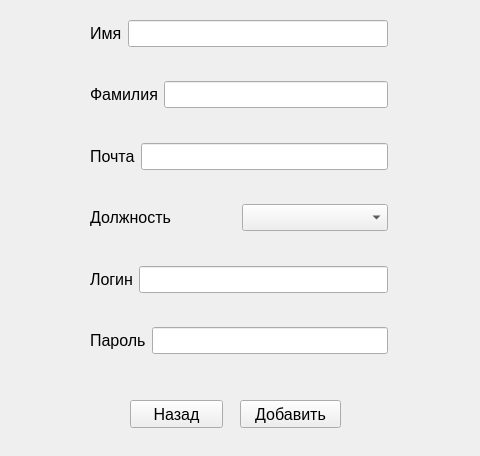
<?xml version="1.0" encoding="UTF-8"?>
<ui version="4.0">
 <class>adduser</class>
 <widget class="QWidget" name="adduser">
  <property name="geometry">
   <rect>
    <x>0</x>
    <y>0</y>
    <width>480</width>
    <height>456</height>
   </rect>
  </property>
  <property name="windowTitle">
   <string>Form</string>
  </property>
  <widget class="QPushButton" name="add">
   <property name="geometry">
    <rect>
     <x>240</x>
     <y>400</y>
     <width>101</width>
     <height>28</height>
    </rect>
   </property>
   <property name="font">
    <font>
     <pointsize>12</pointsize>
    </font>
   </property>
   <property name="text">
    <string>Добавить</string>
   </property>
  </widget>
  <widget class="QPushButton" name="back">
   <property name="geometry">
    <rect>
     <x>130</x>
     <y>400</y>
     <width>93</width>
     <height>28</height>
    </rect>
   </property>
   <property name="font">
    <font>
     <pointsize>12</pointsize>
    </font>
   </property>
   <property name="text">
    <string>Назад</string>
   </property>
  </widget>
  <widget class="QWidget" name="">
   <property name="geometry">
    <rect>
     <x>90</x>
     <y>20</y>
     <width>298</width>
     <height>334</height>
    </rect>
   </property>
   <layout class="QVBoxLayout" name="verticalLayout">
    <item>
     <layout class="QHBoxLayout" name="horizontalLayout_2">
      <item>
       <widget class="QLabel" name="label">
        <property name="font">
         <font>
          <pointsize>12</pointsize>
         </font>
        </property>
        <property name="text">
         <string>Имя</string>
        </property>
       </widget>
      </item>
      <item>
       <widget class="QLineEdit" name="name">
        <property name="font">
         <font>
          <pointsize>12</pointsize>
         </font>
        </property>
       </widget>
      </item>
     </layout>
    </item>
    <item>
     <widget class="QLabel" name="label_10">
      <property name="text">
       <string/>
      </property>
     </widget>
    </item>
    <item>
     <layout class="QHBoxLayout" name="horizontalLayout_3">
      <item>
       <widget class="QLabel" name="label_2">
        <property name="font">
         <font>
          <pointsize>12</pointsize>
         </font>
        </property>
        <property name="text">
         <string>Фамилия</string>
        </property>
       </widget>
      </item>
      <item>
       <widget class="QLineEdit" name="surname">
        <property name="font">
         <font>
          <pointsize>12</pointsize>
         </font>
        </property>
       </widget>
      </item>
     </layout>
    </item>
    <item>
     <widget class="QLabel" name="label_9">
      <property name="text">
       <string/>
      </property>
     </widget>
    </item>
    <item>
     <layout class="QHBoxLayout" name="horizontalLayout">
      <item>
       <widget class="QLabel" name="label_11">
        <property name="font">
         <font>
          <pointsize>12</pointsize>
         </font>
        </property>
        <property name="text">
         <string>Почта</string>
        </property>
       </widget>
      </item>
      <item>
       <widget class="QLineEdit" name="mail">
        <property name="font">
         <font>
          <pointsize>12</pointsize>
         </font>
        </property>
       </widget>
      </item>
     </layout>
    </item>
    <item>
     <widget class="QLabel" name="label_7">
      <property name="text">
       <string/>
      </property>
     </widget>
    </item>
    <item>
     <layout class="QHBoxLayout" name="horizontalLayout_4">
      <item>
       <widget class="QLabel" name="label_5">
        <property name="font">
         <font>
          <pointsize>12</pointsize>
         </font>
        </property>
        <property name="text">
         <string>Должность</string>
        </property>
       </widget>
      </item>
      <item>
       <widget class="QComboBox" name="comboBox">
        <property name="font">
         <font>
          <pointsize>12</pointsize>
         </font>
        </property>
       </widget>
      </item>
     </layout>
    </item>
    <item>
     <widget class="QLabel" name="label_8">
      <property name="text">
       <string/>
      </property>
     </widget>
    </item>
    <item>
     <layout class="QHBoxLayout" name="horizontalLayout_5">
      <item>
       <widget class="QLabel" name="label_3">
        <property name="font">
         <font>
          <pointsize>12</pointsize>
         </font>
        </property>
        <property name="text">
         <string>Логин</string>
        </property>
       </widget>
      </item>
      <item>
       <widget class="QLineEdit" name="login">
        <property name="font">
         <font>
          <pointsize>12</pointsize>
         </font>
        </property>
       </widget>
      </item>
     </layout>
    </item>
    <item>
     <widget class="QLabel" name="label_6">
      <property name="text">
       <string/>
      </property>
     </widget>
    </item>
    <item>
     <layout class="QHBoxLayout" name="horizontalLayout_6">
      <item>
       <widget class="QLabel" name="label_4">
        <property name="font">
         <font>
          <pointsize>12</pointsize>
         </font>
        </property>
        <property name="text">
         <string>Пароль</string>
        </property>
       </widget>
      </item>
      <item>
       <widget class="QLineEdit" name="pass">
        <property name="font">
         <font>
          <pointsize>12</pointsize>
         </font>
        </property>
       </widget>
      </item>
     </layout>
    </item>
   </layout>
  </widget>
 </widget>
 <resources/>
 <connections/>
</ui>
